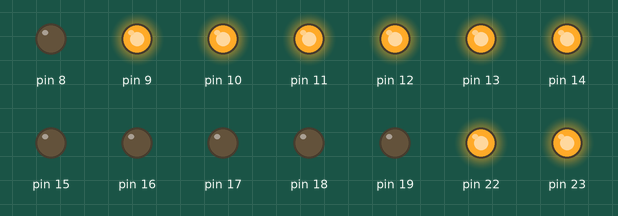
Simulated run of this sketch. Board: Arduino Uno, built with avr-gcc and run on an emulated ATmega328P. On the bench: output pins drawn as LEDs (lit = HIGH).

Above: at 0.5 s.
At 1.5 s:
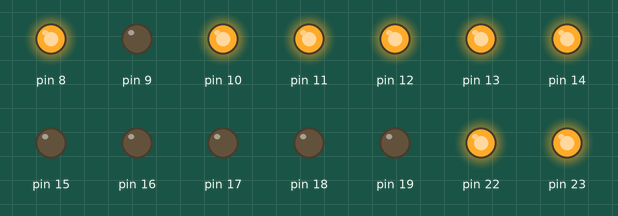
At 2.5 s:
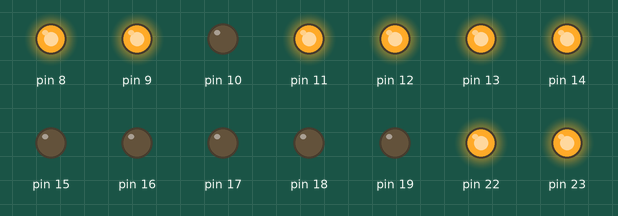
At 3.5 s:
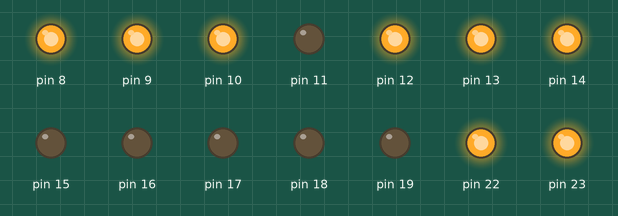
At 4.5 s:
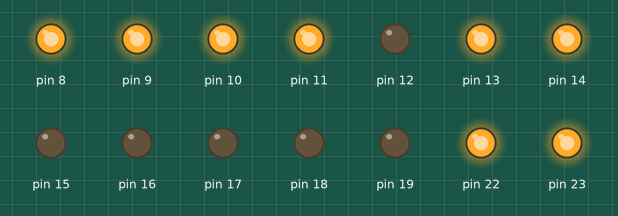
Timing chart, 0 to 5.8 s (numbered marks = the images above):
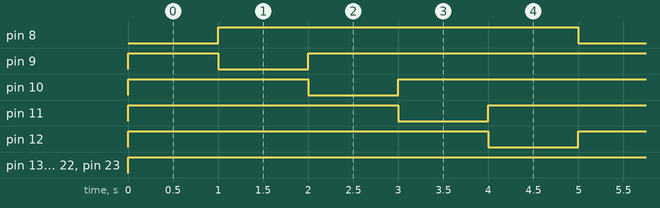

Measured:
- by itself, pin 8, pin 12: alternates HIGH for 4.0 s and LOW for 1.0 s
- by itself, pin 9–11: repeats every 5.0 s: LOW 1.0 s, HIGH 4.0 s
- by itself, pin 13, pin 14, pin 22, pin 23: LOW → HIGH at 0.00 s

The sketch:

5.ino
```cpp
#include <avr/io.h>
#include <avr/interrupt.h>
#include <util/delay.h>

int main()
{
  DDRC = 0b111111111;
  DDRB = 0b111111111;
  PORTB = 0b11111111;
  PORTC = 0b00000000;

  while(1)
  {
    PORTC = 0b00000001;
    PORTB = 0b11111110;
    _delay_ms(1000);
    PORTB = 0b11111101;
    _delay_ms(1000);
    PORTB = 0b11111011;
    _delay_ms(1000);
    PORTB = 0b11110111;
    _delay_ms(1000);
    PORTB = 0b11101111;
    _delay_ms(1000);

  }
}
```
